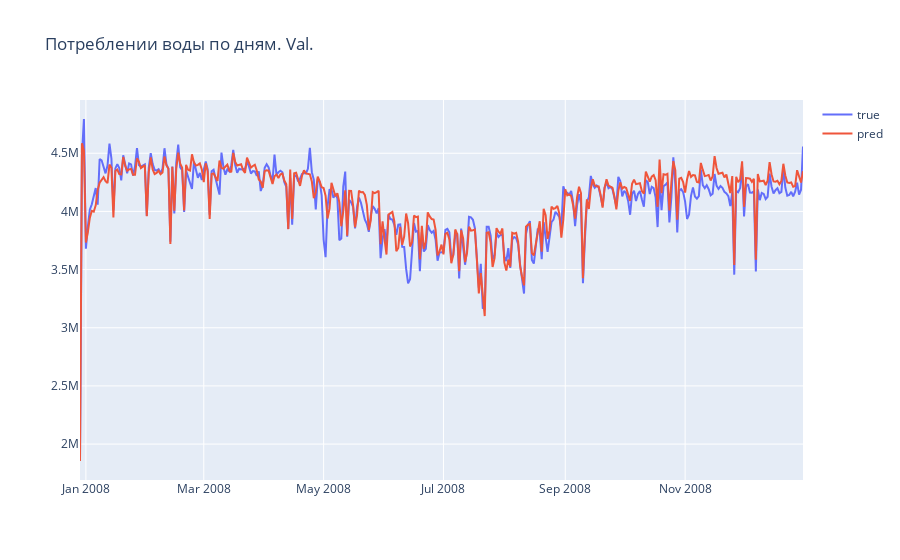

Notebook code for this chart:
### Code cell
#строим график
ans_df = pd.DataFrame({'dt': df_val.index, 'true': y_true_val, 'pred': y_pred_val}).set_index('dt')
plotly_df(ans_df.resample('D').apply(sum), title = 'Потреблении воды по дням. Val.')

### Figure 1 — Plotly figure (JSON) as saved in the notebook; plotly's stock layout.template omitted (floating-point values rounded to 4 significant figures; data arrays with more than 128 entries replaced by an {"elided": "..."} marker saying what was removed)
{"data": [{"mode": "lines", "name": "true", "type": "scatter", "x": {"elided": "369 str values"}, "y": {"elided": "369 int values"}}, {"mode": "lines", "name": "pred", "type": "scatter", "x": {"elided": "369 str values"}, "y": {"elided": "369 float values"}}], "layout": {"title": {"text": "Потреблении воды по дням. Val."}}}
